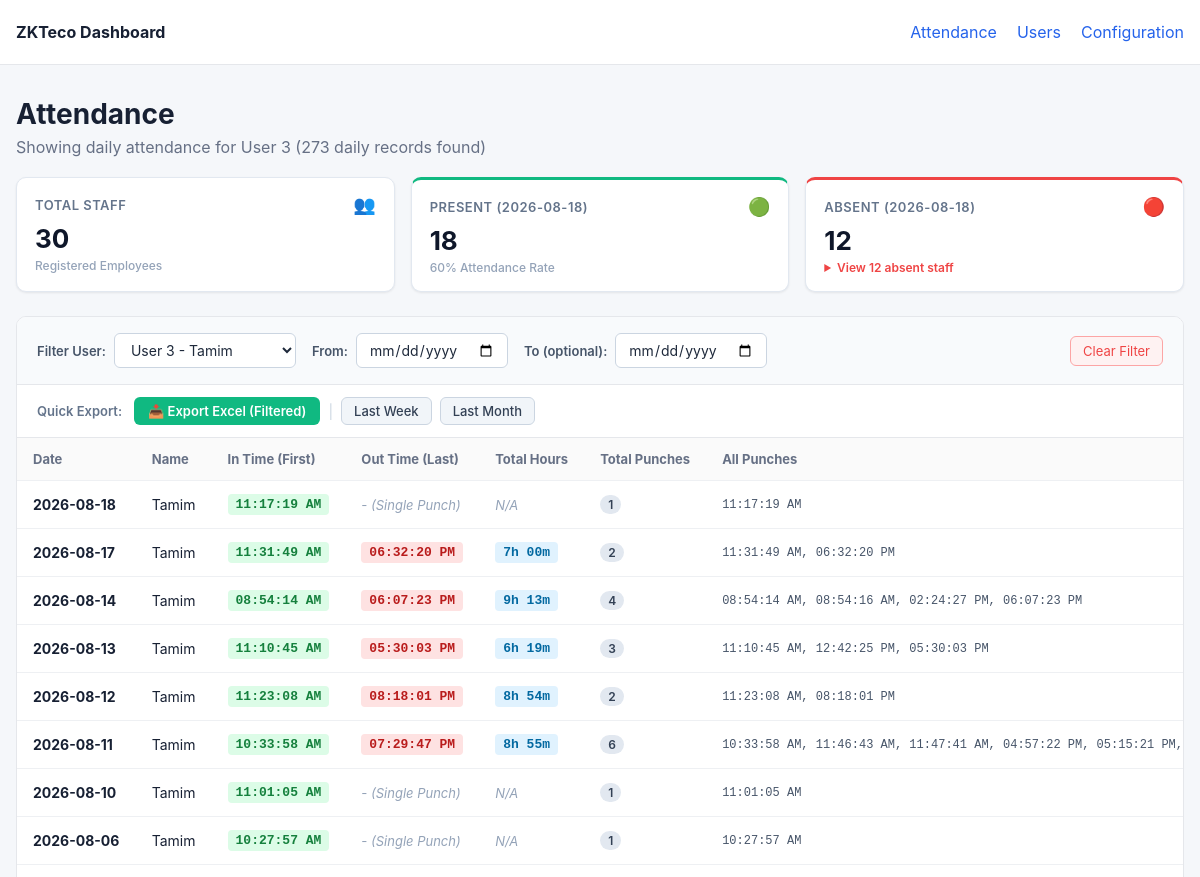
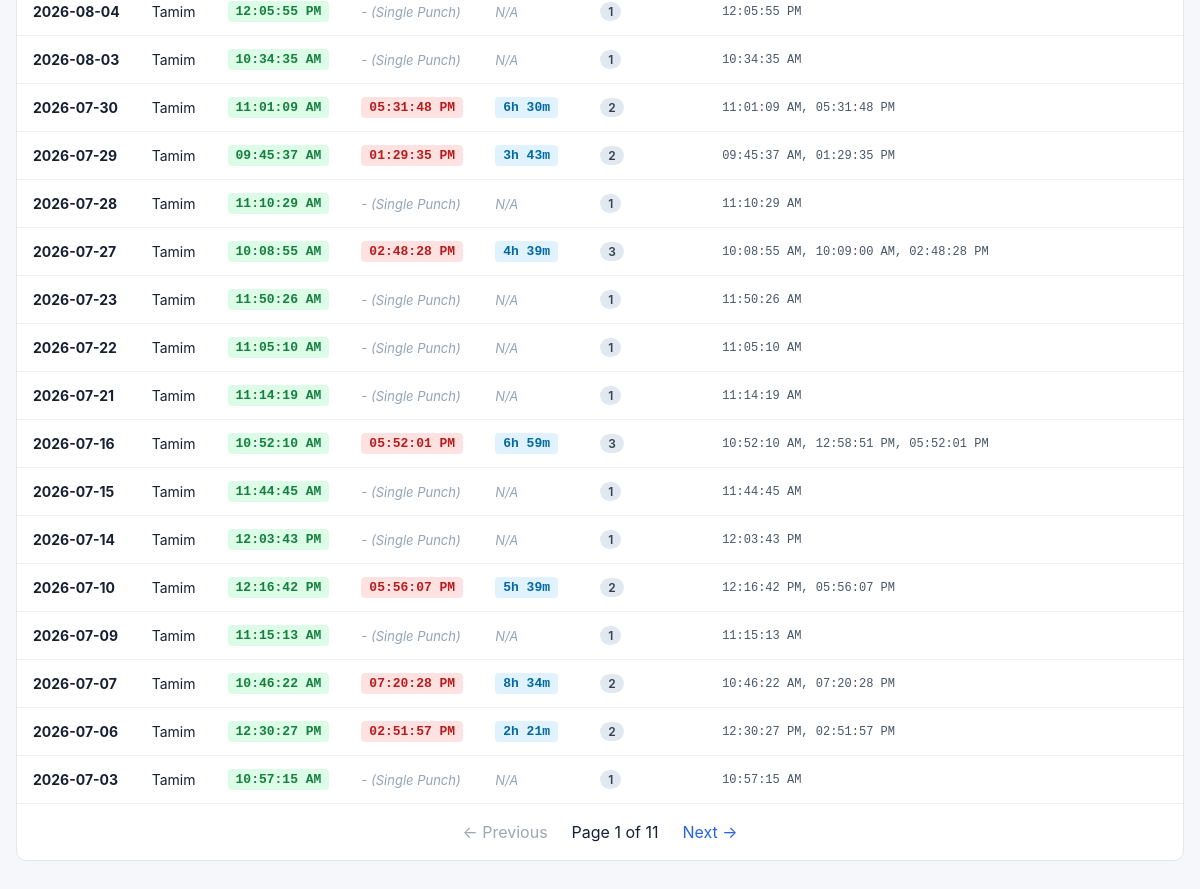
/?user_id=3, run on the app's committed database (2 pictures, top to bottom).
### tables this page shows
CREATE TABLE users (
            user_id TEXT PRIMARY KEY,
            name TEXT,
            privilege TEXT,
            created_at TEXT DEFAULT CURRENT_TIMESTAMP,
            updated_at TEXT DEFAULT CURRENT_TIMESTAMP
        );

### dashboard/app.py (the view)
@app.route("/")
def attendance():
    selected_user_id = request.args.get("user_id", "").strip()
    selected_from_date = request.args.get("from_date", "").strip()
    selected_to_date = request.args.get("to_date", "").strip()
    try:
        page = max(1, int(request.args.get("page", 1)))
    except ValueError:
        page = 1
    per_page = 25
    offset = (page - 1) * per_page
    db = get_db()
    all_users = db.execute(
        "SELECT user_id, name FROM users ORDER BY CAST(user_id AS INTEGER), user_id"
    ).fetchall()
    if selected_from_date and selected_to_date and selected_from_date == selected_to_date:
        target_date = selected_from_date
    elif selected_from_date and not selected_to_date:
        target_date = selected_from_date
    else:
        latest_date_row = db.execute("SELECT MAX(DATE(timestamp)) FROM attendance").fetchone()
        target_date = latest_date_row[0] if latest_date_row and latest_date_row[0] else datetime.now().strftime("%Y-%m-%d")
    present_rows = db.execute(
        "SELECT DISTINCT user_id FROM attendance WHERE DATE(timestamp) = ?",
        (target_date,),
    ).fetchall()
    present_uids = set(r[0] for r in present_rows)
    total_staff = len(all_users)
    present_count = len(present_uids)
    absent_count = max(0, total_staff - present_count)
    absent_users = [dict(u) for u in all_users if u["user_id"] not in present_uids]
    analytics = {
        "target_date": target_date,
        "total_staff": total_staff,
        "present_count": present_count,
        "absent_count": absent_count,
        "absent_users": absent_users,
    }
    conditions = []
    params = []
    if selected_user_id:
        conditions.append("a.user_id = ?")
        params.append(selected_user_id)
    if selected_from_date:
        conditions.append("DATE(a.timestamp) >= ?")
        params.append(selected_from_date)
    if selected_to_date:
        conditions.append("DATE(a.timestamp) <= ?")
        params.append(selected_to_date)
    where_clause = f"WHERE {' AND '.join(conditions)}" if conditions else ""
    count_sql = f"SELECT COUNT(*) FROM (SELECT 1 FROM attendance a {where_clause} GROUP BY a.user_id, DATE(a.timestamp))"
    total = db.execute(count_sql, params).fetchone()[0]
    rows_sql = f"""
        SELECT
            DATE(a.timestamp) AS date,
            a.user_id,
            COALESCE(u.name, 'Unknown') AS name,
            MIN(a.timestamp) AS min_ts,
            MAX(a.timestamp) AS max_ts,
            strftime('%I:%M:%S %p', MIN(a.timestamp)) AS in_time,
            strftime('%I:%M:%S %p', MAX(a.timestamp)) AS out_time,
            COUNT(*) AS total_punches,
            GROUP_CONCAT(strftime('%I:%M:%S %p', a.timestamp), ', ') AS all_punches
        FROM attendance a
        LEFT JOIN users u
            ON u.user_id = a.user_id
        {where_clause}
        GROUP BY a.user_id, DATE(a.timestamp)
        ORDER BY date DESC, CAST(a.user_id AS INTEGER), a.user_id
        LIMIT ? OFFSET ?
    """
    raw_rows = db.execute(rows_sql, params + [per_page, offset]).fetchall()
    db.close()
    rows = []
    for r in raw_rows:
        row_dict = dict(r)
        row_dict["total_hours"] = compute_total_hours(r["min_ts"], r["max_ts"], r["total_punches"])
        rows.append(row_dict)
    total_pages = max(1, (total + per_page - 1) // per_page)
    return render_template(
        "attendance.html",
        rows=rows,
        users_list=all_users,
        selected_user_id=selected_user_id,
        selected_from_date=selected_from_date,
        selected_to_date=selected_to_date,
        analytics=analytics,
        page=page,
        per_page=per_page,
        total=total,
        total_pages=total_pages,
    )

### dashboard/app.py (called while the page is built)
def get_db():
    db = sqlite3.connect(DB_FILE)
    db.row_factory = sqlite3.Row
    return db

def compute_total_hours(min_ts, max_ts, total_punches):
    if total_punches > 1 and min_ts and max_ts:
        try:
            t_in = datetime.fromisoformat(min_ts)
            t_out = datetime.fromisoformat(max_ts)
            diff = t_out - t_in
            secs = int(diff.total_seconds())
            if secs > 0:
                h = secs // 3600
                m = (secs % 3600) // 60
                return f"{h}h {m:02d}m"
        except Exception:
            pass
    return "N/A"

### dashboard/templates/attendance.html (shortened to what this page needs)
{% extends "base.html" %}
{% block content %}
<div class="page-header">
    <div>
        <h1>Attendance</h1>
        <p>
            {% if selected_from_date and selected_to_date %}
                Showing attendance {% if selected_user_id %}for User {{ selected_user_id }} {% endif %}from {{ selected_from_date }} to {{ selected_to_date }} ({{ total }} daily records found)
            {% elif selected_from_date %}
                Showing attendance {% if selected_user_id %}for User {{ selected_user_id }} {% endif %}from {{ selected_from_date }} onwards ({{ total }} daily records found)
            {% elif selected_to_date %}
                Showing attendance {% if selected_user_id %}for User {{ selected_user_id }} {% endif %}up to {{ selected_to_date }} ({{ total }} daily records found)
            {% elif selected_user_id %}
                Showing daily attendance for User {{ selected_user_id }} ({{ total }} daily records found)
            {% else %}
                {{ total }} total daily attendance records
            {% endif %}
        </p>
    </div>
</div>
<div class="kpi-grid">
    <div class="kpi-card">
        <div class="kpi-header">
            <span class="kpi-label">Total Staff</span>
            <span class="kpi-icon">👥</span>
        </div>
        <div class="kpi-value">{{ analytics.total_staff }}</div>
        <div class="kpi-sub">Registered Employees</div>
    </div>
    <div class="kpi-card kpi-card-success">
        <div class="kpi-header">
            <span class="kpi-label">Present ({{ analytics.target_date }})</span>
            <span class="kpi-icon">🟢</span>
        </div>
        <div class="kpi-value">{{ analytics.present_count }}</div>
        <div class="kpi-sub">{{ ((analytics.present_count / (analytics.total_staff or 1)) * 100)|round|int }}% Attendance Rate</div>
    </div>
    <div class="kpi-card kpi-card-danger">
        <div class="kpi-header">
            <span class="kpi-label">Absent ({{ analytics.target_date }})</span>
            <span class="kpi-icon">🔴</span>
        </div>
        <div class="kpi-value">{{ analytics.absent_count }}</div>
        <div class="kpi-sub">
            {% if analytics.absent_count > 0 %}
                <details class="absent-details">
                    <summary>View {{ analytics.absent_count }} absent staff</summary>
                </details>
            {% else %}
                All staff present!
            {% endif %}
        </div>
    </div>
</div>
<div class="card">
    <form method="GET" action="{{ url_for('attendance') }}" class="filter-bar">
        <div class="filter-group">
            <label for="user-select">Filter User:</label>
            <select name="user_id" id="user-select" onchange="this.form.submit()">
                {% for u in users_list %}
                    <option value="{{ u.user_id }}" {% if u.user_id == selected_user_id %}selected{% endif %}>
                        User {{ u.user_id }} - {{ u.name }}
                    </option>
                {% endfor %}
            </select>
        </div>
        <div class="filter-group">
            <label for="from-date">From:</label>
            <input type="date" name="from_date" id="from-date" value="{{ selected_from_date }}" onchange="this.form.submit()">
        </div>
        <div class="filter-group">
            <label for="to-date">To (optional):</label>
            <input type="date" name="to_date" id="to-date" value="{{ selected_to_date }}" onchange="this.form.submit()">
        </div>
        {% if selected_user_id or selected_from_date or selected_to_date %}
            <a href="{{ url_for('attendance') }}" class="btn-clear">Clear Filter</a>
        {% endif %}
    </form>
    <div class="export-bar">
        <div class="export-label">Quick Export:</div>
        <div class="export-buttons">
            <a href="{{ url_for('export_excel', user_id=selected_user_id, from_date=selected_from_date, to_date=selected_to_date) }}" class="btn-export">
                📥 Export Excel {% if not selected_user_id and not selected_from_date and not selected_to_date %}(Latest Month){% else %}(Filtered){% endif %}
            </a>
            <span class="divider">|</span>
            <a href="{{ url_for('export_excel', preset='last_week', user_id=selected_user_id) }}" class="btn-preset">Last Week</a>
            <a href="{{ url_for('export_excel', preset='last_month', user_id=selected_user_id) }}" class="btn-preset">Last Month</a>
        </div>
    </div>
    <div class="table-wrap">
        <table>
            <thead>
                <tr>
                    <th>Date</th>
                    <th>Name</th>
                    <th>In Time (First)</th>
                    <th>Out Time (Last)</th>
                    <th>Total Hours</th>
                    <th>Total Punches</th>
                    <th>All Punches</th>
                </tr>
            </thead>
            <tbody>
            {% for row in rows %}
                <tr>
                    <td><strong>{{ row.date }}</strong></td>
                    <td>{{ row.name }}</td>
                    <td>
                        <span class="time-tag in-time">{{ row.in_time }}</span>
                    </td>
                    <td>
                        {% if row.total_punches > 1 %}
                            <span class="time-tag out-time">{{ row.out_time }}</span>
                        {% else %}
                            <span class="single-punch">- (Single Punch)</span>
                        {% endif %}
                    </td>
                    <td>
                        <span class="{% if row.total_hours != 'N/A' %}hours-tag{% else %}single-punch{% endif %}">
                            {{ row.total_hours }}
                        </span>
                    </td>
                    <td><span class="badge">{{ row.total_punches }}</span></td>
                    <td class="punch-list">{{ row.all_punches }}</td>
                </tr>
            {% else %}
                <tr>
                    <td colspan="7" class="empty">No attendance records found.</td>
                </tr>
            {% endfor %}
            </tbody>
        </table>
    </div>
    {% include "_pagination.html" %}
</div>
{% endblock %}

### dashboard/static/style.css (style rules this page uses)
* { box-sizing: border-box; }
body { margin: 0; background: #f5f7fa; color: #172033; font-family: -apple-system, BlinkMacSystemFont, "Segoe UI", sans-serif; }
.page-header { margin-bottom: 20px; }
h1 { margin: 0 0 6px; font-size: 28px; }
p { margin: 0; color: #667085; }
.card { background: white; border: 1px solid #e5e7eb; border-radius: 10px; overflow: hidden; }
.table-wrap { overflow-x: auto; }
table { width: 100%; border-collapse: collapse; }
th, td { padding: 13px 16px; text-align: left; border-bottom: 1px solid #eef0f3; white-space: nowrap; }
th { background: #fafafa; font-size: 13px; color: #667085; }
td { font-size: 14px; }
.filter-bar { padding: 16px 20px; background: #f8fafc; border-bottom: 1px solid #e5e7eb; display: flex; align-items: center; flex-wrap: wrap; gap: 16px; }
.filter-group { display: flex; align-items: center; gap: 8px; }
.filter-group label { font-size: 13px; font-weight: 600; color: #475569; }
.filter-group select, .filter-group input[type="date"] { padding: 7px 12px; border: 1px solid #cbd5e1; border-radius: 6px; background-color: #ffffff; font-size: 14px; font-family: inherit; color: #1e293b; outline: none; cursor: pointer; transition: border-color 0.15s ease; }
.btn-clear { margin-left: auto; font-size: 13px; color: #ef4444; text-decoration: none; padding: 6px 12px; border-radius: 6px; border: 1px solid #fca5a5; background: #fef2f2; transition: all 0.15s ease; }
.time-tag { display: inline-block; padding: 3px 8px; border-radius: 4px; font-size: 13px; font-family: ui-monospace, SFMono-Regular, Menlo, Monaco, Consolas, monospace; font-weight: 600; }
.time-tag.in-time { background: #dcfce7; color: #15803d; }
.time-tag.out-time { background: #fee2e2; color: #b91c1c; }
.hours-tag { display: inline-block; padding: 3px 8px; border-radius: 4px; font-size: 13px; font-family: ui-monospace, SFMono-Regular, Menlo, Monaco, Consolas, monospace; font-weight: 600; background: #e0f2fe; color: #0369a1; }
.single-punch { font-size: 13px; color: #94a3b8; font-style: italic; }
.badge { display: inline-block; padding: 2px 8px; border-radius: 12px; font-size: 12px; font-weight: 600; background: #e2e8f0; color: #334155; }
.punch-list { font-family: ui-monospace, SFMono-Regular, Menlo, Monaco, Consolas, monospace; font-size: 12px; color: #475569; }
.export-bar { padding: 12px 20px; background: #ffffff; border-bottom: 1px solid #e5e7eb; display: flex; align-items: center; gap: 12px; flex-wrap: wrap; }
.export-label { font-size: 13px; font-weight: 600; color: #64748b; }
.export-buttons { display: flex; align-items: center; gap: 8px; flex-wrap: wrap; }
.btn-export { display: inline-flex; align-items: center; gap: 6px; padding: 6px 14px; background-color: #10b981; color: #ffffff; font-size: 13px; font-weight: 600; border-radius: 6px; text-decoration: none; transition: background-color 0.15s ease; }
.btn-preset { display: inline-flex; align-items: center; padding: 5px 12px; background-color: #f1f5f9; color: #334155; font-size: 13px; font-weight: 500; border-radius: 6px; border: 1px solid #cbd5e1; text-decoration: none; transition: all 0.15s ease; }
.divider { color: #cbd5e1; font-size: 14px; }
.kpi-grid { display: grid; grid-template-columns: repeat(auto-fit, minmax(200px, 1fr)); gap: 16px; margin-bottom: 24px; }
.kpi-card { background: #ffffff; border-radius: 10px; padding: 16px 18px; box-shadow: 0 1px 3px rgba(0, 0, 0, 0.05), 0 1px 2px rgba(0, 0, 0, 0.03); border: 1px solid #e2e8f0; position: relative; overflow: hidden; transition: transform 0.15s ease, box-shadow 0.15s ease; }
.kpi-header { display: flex; justify-content: space-between; align-items: center; margin-bottom: 8px; }
.kpi-label { font-size: 13px; font-weight: 600; color: #64748b; text-transform: uppercase; letter-spacing: 0.5px; }
.kpi-icon { font-size: 18px; }
.kpi-value { font-size: 26px; font-weight: 700; color: #0f172a; line-height: 1.2; margin-bottom: 4px; }
.kpi-sub { font-size: 12px; color: #94a3b8; font-weight: 500; }
.kpi-card-success { border-top: 3px solid #10b981; }
.kpi-card-danger { border-top: 3px solid #ef4444; }
.absent-details summary { font-size: 12px; color: #ef4444; cursor: pointer; font-weight: 600; user-select: none; outline: none; }

### data on the page
users: date "2026-08-18", name "Tamim", in_time "11:17:19 AM", shows "- (Single Punch)", total_hours "N/A", total_punches "1", all_punches "11:17:19 AM", date "2026-08-13", in_time "11:10:45 AM", out_time "05:30:03 PM", total_hours "6h 19m", total_punches "3", all_punches "11:10:45 AM, 12:42:25 PM, 05:30:03 PM", date "2026-08-11", in_time "10:33:58 AM", out_time "07:29:47 PM", total_hours "8h 55m", total_punches "6", all_punches "10:33:58 AM, 11:46:43 AM, 11:47:41 AM, 04:57:22 PM, 05:15:21 PM,…", date "2026-07-27", in_time "10:08:55 AM", out_time "02:48:28 PM", total_hours "4h 39m", all_punches "10:08:55 AM, 10:09:00 AM, 02:48:28 PM", date "2026-07-16", in_time "10:52:10 AM", out_time "05:52:01 PM", total_hours "6h 59m", all_punches "10:52:10 AM, 12:58:51 PM, 05:52:01 PM"

### other printed values
{{ selected_user_id }} "3"
{{ total }} "273"
{{ analytics.total_staff }} "30"
{{ analytics.target_date }} "2026-08-18"
{{ analytics.present_count }} "18"
{{ analytics.absent_count }} "12"
{{ row.date }} "2026-08-17" "2026-08-14" "2026-08-12" "2026-08-10" "2026-08-06" "2026-08-04" "2026-08-03" "2026-07-30" "2026-07-29" "2026-07-28" "2026-07-23" "2026-07-22" "2026-07-21" "2026-07-15" "2026-07-14" "2026-07-10" "2026-07-09" "2026-07-07" "2026-07-06" "2026-07-03"
{{ row.name }} "Tamim" "Tamim" "Tamim" "Tamim" "Tamim" "Tamim" "Tamim" "Tamim" "Tamim" "Tamim" "Tamim" "Tamim" "Tamim" "Tamim" "Tamim" "Tamim" "Tamim" "Tamim" "Tamim" "Tamim"
{{ row.in_time }} "11:31:49 AM" "08:54:14 AM" "11:23:08 AM" "11:01:05 AM" "10:27:57 AM" "12:05:55 PM" "10:34:35 AM" "11:01:09 AM" "09:45:37 AM" "11:10:29 AM" "11:50:26 AM" "11:05:10 AM" "11:14:19 AM" "11:44:45 AM" "12:03:43 PM" "12:16:42 PM" "11:15:13 AM" "10:46:22 AM" "12:30:27 PM" "10:57:15 AM"
{{ row.out_time }} "06:32:20 PM" "06:07:23 PM" "08:18:01 PM" "05:31:48 PM" "01:29:35 PM" "05:56:07 PM" "07:20:28 PM" "02:51:57 PM"
{{ row.total_hours }} "7h 00m" "9h 13m" "8h 54m" "N/A" "N/A" "N/A" "N/A" "6h 30m" "3h 43m" "N/A" "N/A" "N/A" "N/A" "N/A" "N/A" "5h 39m" "N/A" "8h 34m" "2h 21m" "N/A"
{{ row.total_punches }} "2" "4" "2" "1" "1" "1" "1" "2" "2" "1" "1" "1" "1" "1" "1" "2" "1" "2" "2" "1"
{{ row.all_punches }} "11:31:49 AM, 06:32:20 PM" "08:54:14 AM, 08:54:16 AM, 02:24:27 PM, 06:07:23 PM" "11:23:08 AM, 08:18:01 PM" "11:01:05 AM" "10:27:57 AM" "12:05:55 PM" "10:34:35 AM" "11:01:09 AM, 05:31:48 PM" "09:45:37 AM, 01:29:35 PM" "11:10:29 AM" "11:50:26 AM" "11:05:10 AM" "11:14:19 AM" "11:44:45 AM" "12:03:43 PM" "12:16:42 PM, 05:56:07 PM" "11:15:13 AM" "10:46:22 AM, 07:20:28 PM" "12:30:27 PM, 02:51:57 PM" "10:57:15 AM"
{{ page }} "1"
{{ total_pages }} "11"
